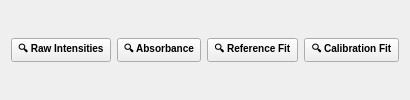
              <widget class="QWidget" name="cal_pump_tab">
               <attribute name="title">
                <string>Pump Spectrum (Shaper)</string>
               </attribute>
               <layout class="QVBoxLayout" name="cal_pump_layout">
                <item>
                 <layout class="QHBoxLayout" name="cal_pump_pop_layout">
                  <item>
                   <widget class="QPushButton" name="cal_pump_btn_pop_raw">
                    <property name="text"><string>🔍 Raw Intensities</string></property>
                    <property name="styleSheet"><string notr="true">font-size: 10px; font-weight: bold; padding: 2px 6px;</string></property>
                   </widget>
                  </item>
                  <item>
                   <widget class="QPushButton" name="cal_pump_btn_pop_abs">
                    <property name="text"><string>🔍 Absorbance</string></property>
                    <property name="styleSheet"><string notr="true">font-size: 10px; font-weight: bold; padding: 2px 6px;</string></property>
                   </widget>
                  </item>
                  <item>
                   <widget class="QPushButton" name="cal_pump_btn_pop_ref">
                    <property name="text"><string>🔍 Reference Fit</string></property>
                    <property name="styleSheet"><string notr="true">font-size: 10px; font-weight: bold; padding: 2px 6px;</string></property>
                   </widget>
                  </item>
                  <item>
                   <widget class="QPushButton" name="cal_pump_btn_pop_fit">
                    <property name="text"><string>🔍 Calibration Fit</string></property>
                    <property name="styleSheet"><string notr="true">font-size: 10px; font-weight: bold; padding: 2px 6px;</string></property>
                   </widget>
                  </item>
                 </layout>
                </item>
               </layout>
              </widget>
